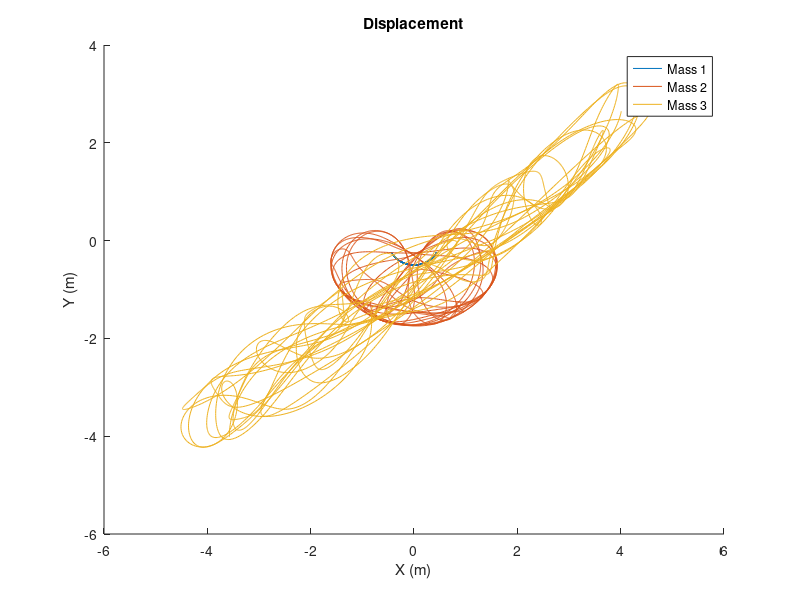
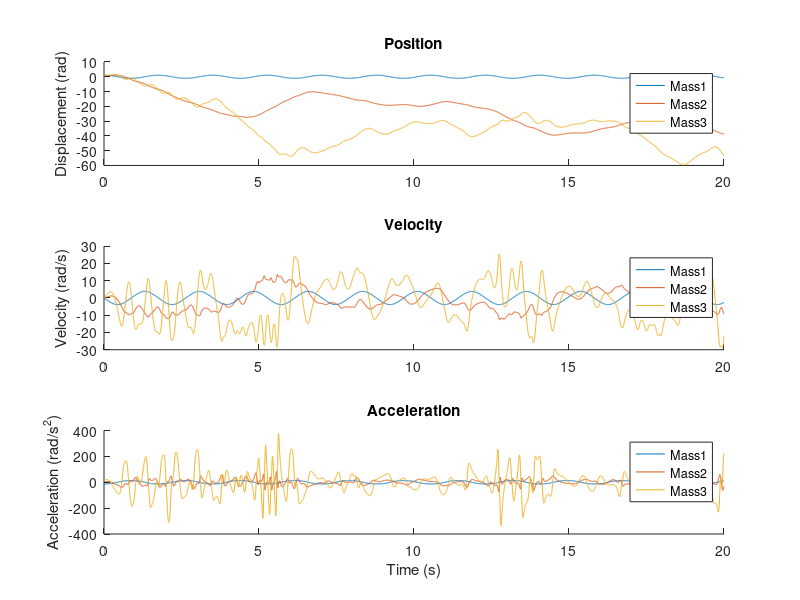

Reproduce these figures in MATLAB, in order.
%%PSET5 Q1: Sophie Li
%This function calculates the state equations for a double compound
%pendulum. It also took about 20 hours to debug.

%Should look like this: https://www.youtube.com/watch?v=_o_ap98sTwg
function base_doublepen
close all

L1 = 1;
L2 = 1.5;
L3 = 1;
M1 = 10;
M2 = 10;
M3 = 1;
g = 9.81;

theta1_0 = pi/3;
theta1v_0 = 0;
theta2_0 = pi/4;
theta2v_0 = 0;
theta3_0 = pi/4;
theta3v_0 = 0;

t_interval = [0 20];
initial_vals = [theta1_0; theta1v_0; theta2_0; theta2v_0; theta3_0; theta3v_0];

options = odeset('RelTol', 1e-7);
[T_out, Z_out] = ode45(@motion, t_interval, initial_vals, options);


t1_o = Z_out(:,1);
t1d_o = Z_out(:,2);
t2_o = Z_out(:,3);
t2d_o = Z_out(:,4);
t3_o = Z_out(:,5);
t3d_o = Z_out(:,6);

x1 = L1/2.*sin(t1_o);
y1 = -L1/2.*cos(t1_o);
x2 = x1*2 + L2/2.*sin(t2_o);
y2 = y1*2 - L2/2.*cos(t2_o);
x3 = x1*2 + x2*2 + L3/2.*sin(t3_o);
y3 = y1*2 + x2*2 + L3/2.*cos(t3_o);

LHS = zeros(length(T_out), 9);
for i = 1:length(T_out)
    LHS(i, :) = calc_LHS(Z_out(i, :));
end

t1a_o = LHS(:, 1);
t2a_o = LHS(:, 2);
t3a_o = LHS(:, 3);

%Cartesian Displacement
figure
hold all
plot(x1, y1)
plot(x2, y2)
plot(x3, y3)
legend('Mass 1', 'Mass 2', 'Mass 3')
title('Displacement')
xlabel('X (m)')
ylabel('Y (m)')

%Tangential Position/Velocity/Acceleration
figure
%Position
subplot(3,1,1)
hold all
plot(T_out, t1_o)
plot(T_out, t2_o)
plot(T_out, t3_o)
title('Position')
ylabel('Displacement (rad)')
legend('Mass1', 'Mass2', 'Mass3')
%Velocity
subplot(3,1,2)
hold all
plot(T_out, t1d_o)
plot(T_out, t2d_o)
plot(T_out, t3d_o)
title('Velocity')
ylabel('Velocity (rad/s)')
legend('Mass1', 'Mass2', 'Mass3')
%Acceleration
subplot(3,1,3)
hold all
plot(T_out, t1a_o)
plot(T_out, t2a_o)
plot(T_out, t3a_o)
title('Acceleration')
xlabel('Time (s)')
ylabel('Acceleration (rad/s^2)')
legend('Mass1', 'Mass2', 'Mass3')

%Energy
PE1 = M1*g.*y1;
KE1 = M1*L1^2*t1d_o.^2/6;
PE2 = M2*g.*y2;
KE2 = (M2/2)*(L1^2*t1d_o.^2 + (L2^2/3)*t2d_o.^2 + L1*L2*t1d_o.*t2d_o.*cos(t2_o-t1_o));
PE3 = M3*g.*y3;
KE3 = 0;
TE = PE1 + KE1 + PE2 + KE2 + PE3 + KE3;

    function vals = calc_LHS(Z)
        t1 = Z(1);
        t1d = Z(2);
        t2 = Z(3);
        t2d = Z(4);
        t3 = Z(5);
        t3d = Z(6);
        
        t2a = t2 - t1;
        t3a = t3 - t2;
        t3b = t3 - t1;
       
        A = [0, 0, 0, 1, 0, cos(t2a), -sin(t2a), 0, 0;
            -M1*(L1/2), 0, 0, 0, 1, sin(t2a), cos(t2a), 0, 0;
            -M2*L1*sin(t2a), 0, 0, 0, 0, -1, 0, cos(t3a), -sin(t3a);
            M2*L1*cos(t2a), M2*(L2/2), 0, 0, 0, 0, 1, -sin(t3a), -cos(t3a);
            M3*L1*sin(t3b), M3*L2*sin(t3a), 0, 0, 0, 0, 0, 1, 0;
            M3*L1*cos(t3b), -M3*L2*cos(t3a), M3*(L3/2), 0, 0, 0, 0, 0, 1;
            (M1*L1^2)/12, 0, 0, 0, L1/2, (L1/2)*sin(t2a), (L1/2)*cos(t2a), 0, 0;
            0, (M2*L2^2)/12, 0, 0, 0, 0, -L2/2, (-L2/2)*sin(t3a), (-L2/2)*cos(t3a);
            0, 0, (M3*L3^2)/12, 0, 0, 0, 0, 0, -L3/2];
          
       r = [-M1*t1d^2*(L1/2) - M1*g*cos(t1);
           M1*g*sin(t1);
           -M2*t1d^2*L1*cos(t2a) - M2*t2d^2*(L2/2) - M2*g*cos(t2);
           -M2*t1d^2*L1*sin(t2a) - M2*g*sin(t2);
           M3*t1d^2*L1*cos(t3b) + M3*t2d^2*L2*cos(t3a) + M3*t3d^2*(L3/2) + M3*g*cos(t3);
           -M3*t1d^2*L1*sin(t3b) - M3*t2d^2*L2*sin(t3a) - M3*g*sin(t3);
           0;
           0;
           0];
           
        
        vals = A\r; 
    end

    function vals = motion(T, Z)
        t1d = Z(2);
        t2d = Z(4);
        t3d = Z(6);
        
        res = calc_LHS(Z);
        
        t1dd = res(1);
        t2dd = res(2);
        t3dd = res(3);

        vals = [t1d; t1dd; t2d; t2dd; t3d; t3dd];
        
    end

end
        